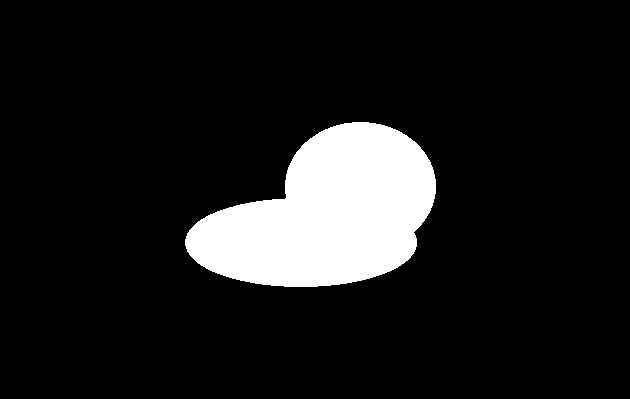
#> input picture blob.png, 630 x 399 px
$ jupyter execute Untitled17.ipynb
#> lines starting #> are read from the running program, lines starting #| are printed output that depends on the picture; after the words box and inside, x2 and y2 are one past the last pixel; in counts of white or black regions, pixels touching at a corner belong together; long printed decimals are rounded
[cell 1]
import cv2
import numpy as np
file_src = 'blob.png'

[cell 2]
img_src = cv2.imread(file_src, 0) #入力画像の読み込み(カラー:1/グレースケール:0)
#> img_src: shape (399, 630); 10.8% white; 1 white region, box (x1, y1, x2, y2) and area: (185, 122, 436, 287) 27062
img_dst = cv2.imread(file_src, 0)

x,y,w,h = cv2.boundingRect(img_dst)
#> x = 185; y = 122; w = 251; h = 165
aspectratio = float(h) / w
#> aspectratio = 0.657
print(aspectratio)
#| 0.6574

cv2.rectangle(img_dst, (x,y),(x+w, y+h),128) #描画
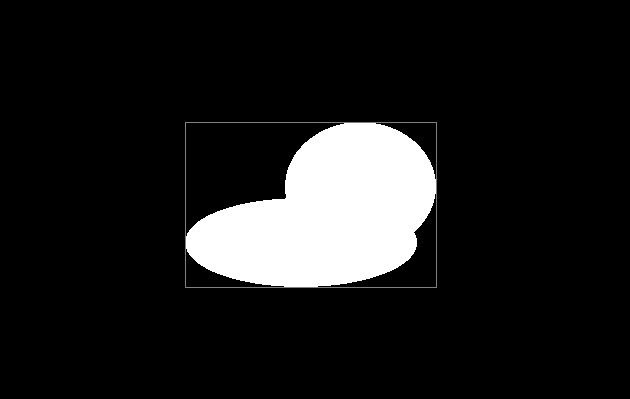
#> img_dst: shape (399, 630); min 0, max 255, mean 27.9

cv2.imshow("src Show Input Image", img_src)
cv2.imshow("dst Show Output Image", img_dst)


cv2.waitKey(0)
cv2.destroyAllWindows()


$ run again, with daruma.png copied over blob.png
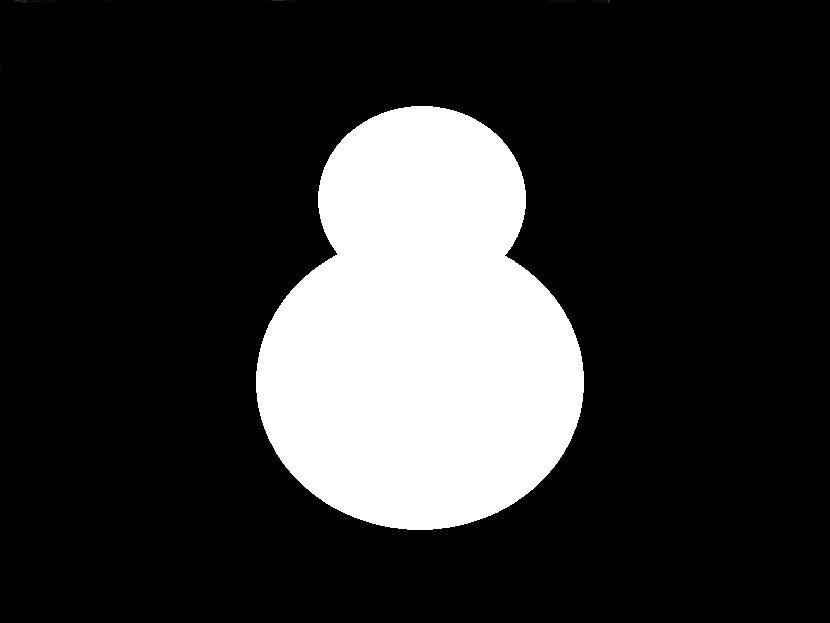
#> input picture daruma.png, 830 x 623 px
#> x = 0; w = 830; h = 623
#> aspectratio = 0.751
#| 0.7506
#> `cv2.rectangle(img_dst, (x,y),(x+w, y+h),128)`:
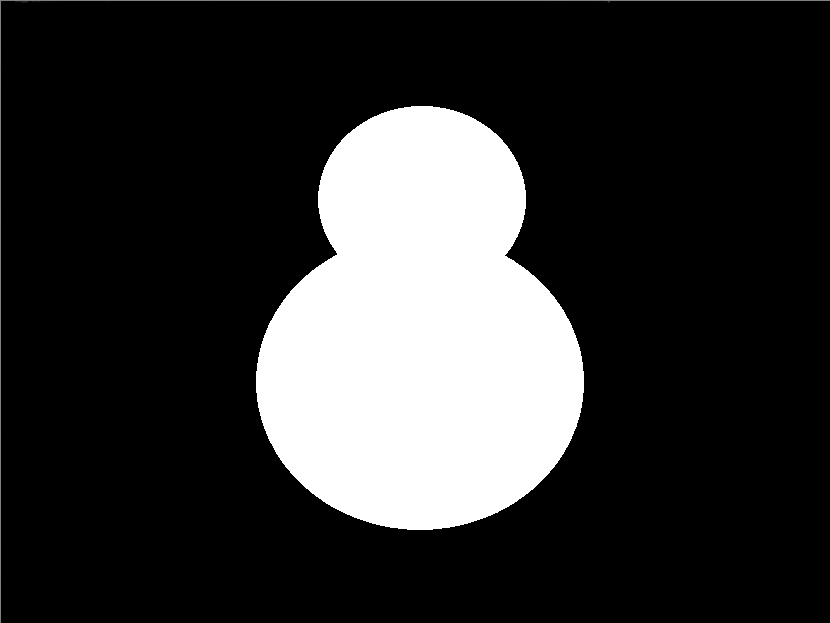
#> img_dst: shape (623, 830); min 0, max 255, mean 49.6
